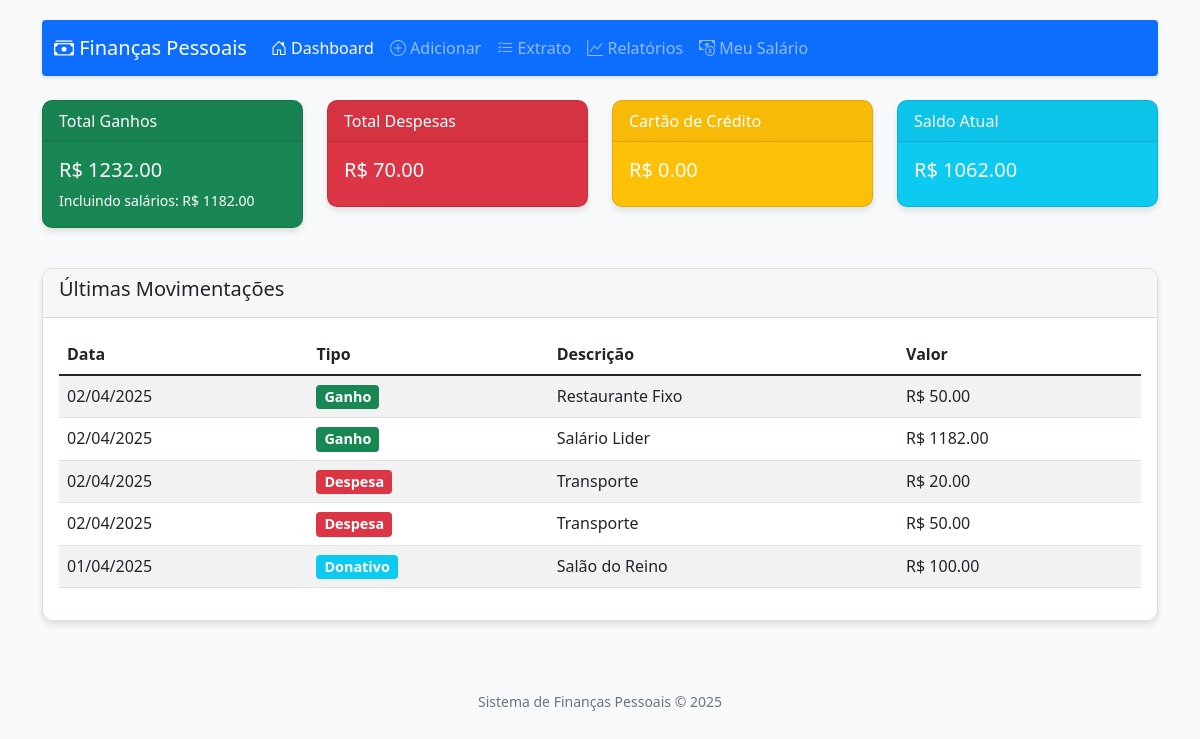
The page / on the database its author committed.
### app.py (models this page shows)
class Ganho(db.Model):
    id = db.Column(db.Integer, primary_key=True)
    valor = db.Column(db.Float, nullable=False)
    data = db.Column(db.Date, nullable=False)
    origem = db.Column(db.String(50), nullable=False)
    ativo = db.Column(db.Boolean, default=True, nullable=False)
    descricao = db.Column(db.String(200))

class Despesa(db.Model):
    id = db.Column(db.Integer, primary_key=True)
    valor = db.Column(db.Float, nullable=False)
    data = db.Column(db.Date, nullable=False)
    categoria = db.Column(db.String(50), nullable=False)
    ativo = db.Column(db.Boolean, default=True, nullable=False)
    descricao = db.Column(db.String(200))

class Donativo(db.Model):
    id = db.Column(db.Integer, primary_key=True)
    valor = db.Column(db.Float, nullable=False)
    data = db.Column(db.Date, nullable=False)
    instituicao = db.Column(db.String(100), nullable=False)
    ativo = db.Column(db.Boolean, default=True, nullable=False)
    descricao = db.Column(db.String(200))

### app.py (the view)
@app.route('/')
def dashboard():
    try:
        totals = {
            'ganhos': db.session.query(func.sum(Ganho.valor)).filter(Ganho.ativo == True).scalar() or 0,
            'salarios': db.session.query(func.sum(Ganho.valor)).filter(
                Ganho.ativo == True,
                Ganho.origem.like('Salário%')
            ).scalar() or 0,
            'despesas': db.session.query(func.sum(Despesa.valor)).filter(Despesa.ativo == True).scalar() or 0,
            'cartao': db.session.query(func.sum(CartaoCredito.valor)).filter(CartaoCredito.ativo == True).scalar() or 0,
            'donativos': db.session.query(func.sum(Donativo.valor)).filter(Donativo.ativo == True).scalar() or 0
        }
        totals['saldo'] = totals['ganhos'] - totals['despesas'] - totals['cartao'] - totals['donativos']
        transactions = []
        for model in [Ganho, Despesa, CartaoCredito, Donativo]:
            transactions.extend(db.session.query(model).filter(model.ativo == True).order_by(model.data.desc()).limit(5).all())
        transactions.sort(key=lambda x: x.data, reverse=True)
        salaries = Salario.query.filter_by(ativo=True).all()
        return render_template('dashboard.html',
                            total_ganhos=totals['ganhos'],
                            total_salarios=totals['salarios'],
                            total_despesas=totals['despesas'],
                            total_cartao=totals['cartao'],
                            total_donativos=totals['donativos'],
                            saldo=totals['saldo'],
                            movimentacoes=transactions[:5],
                            salarios=salaries,
                            now=datetime.now())
    except Exception as e:
        flash(f'Erro ao carregar dashboard: {str(e)}', 'danger')
        return render_template('dashboard.html',
                            total_ganhos=0,
                            total_salarios=0,
                            total_despesas=0,
                            total_cartao=0,
                            total_donativos=0,
                            saldo=0,
                            movimentacoes=[],
                            salarios=[],
                            now=datetime.now())

### templates/dashboard.html
{% extends "base.html" %}
{% block content %}
<div class="row">
    <div class="col-md-3">
        <div class="card text-white bg-success mb-3">
            <div class="card-header">Total Ganhos</div>
            <div class="card-body">
                <h5 class="card-title">R$ {{ "%.2f"|format(total_ganhos) }}</h5>
                <p class="card-text small">Incluindo salários: R$ {{ "%.2f"|format(total_salarios) }}</p>
            </div>
        </div>
    </div>
    <div class="col-md-3">
        <div class="card text-white bg-danger mb-3">
            <div class="card-header">Total Despesas</div>
            <div class="card-body">
                <h5 class="card-title">R$ {{ "%.2f"|format(total_despesas) }}</h5>
            </div>
        </div>
    </div>
    <div class="col-md-3">
        <div class="card text-white bg-warning mb-3">
            <div class="card-header">Cartão de Crédito</div>
            <div class="card-body">
                <h5 class="card-title">R$ {{ "%.2f"|format(total_cartao) }}</h5>
            </div>
        </div>
    </div>
    <div class="col-md-3">
        <div class="card text-white bg-info mb-3">
            <div class="card-header">Saldo Atual</div>
            <div class="card-body">
                <h5 class="card-title">R$ {{ "%.2f"|format(saldo) }}</h5>
            </div>
        </div>
    </div>
</div>
<div class="row mt-4">
    <div class="col-md-12">
        <div class="card">
            <div class="card-header">
                <h5>Últimas Movimentações</h5>
            </div>
            <div class="card-body">
                <table class="table table-striped">
                    <thead>
                        <tr>
                            <th>Data</th>
                            <th>Tipo</th>
                            <th>Descrição</th>
                            <th>Valor</th>
                        </tr>
                    </thead>
                    <tbody>
                        {% for mov in movimentacoes %}
                        <tr>
                            <td>{{ mov.data.strftime('%d/%m/%Y') }}</td>
                            <td>
                                {% if mov.__class__.__name__ == 'Ganho' %}
                                    <span class="badge bg-success">Ganho</span>
                                {% elif mov.__class__.__name__ == 'Despesa' %}
                                    <span class="badge bg-danger">Despesa</span>
                                {% elif mov.__class__.__name__ == 'CartaoCredito' %}
                                    <span class="badge bg-warning">Cartão</span>
                                {% else %}
                                    <span class="badge bg-info">Donativo</span>
                                {% endif %}
                            </td>
                            <td>
                                {% if mov.__class__.__name__ == 'Ganho' %}
                                    {{ mov.origem }}
                                {% elif mov.__class__.__name__ == 'Despesa' %}
                                    {{ mov.categoria }}
                                {% elif mov.__class__.__name__ == 'CartaoCredito' %}
                                    {{ mov.parcela }}
                                {% else %}
                                    {{ mov.instituicao }}
                                {% endif %}
                            </td>
                            <td>R$ {{ "%.2f"|format(mov.valor) }}</td>
                        </tr>
                        {% endfor %}
                    </tbody>
                </table>
            </div>
        </div>
    </div>
</div>
{% endblock %}

### templates/base.html (shortened to what this page needs)
<!DOCTYPE html>
<html lang="pt-BR">
<head>
    <link href="https://cdn.jsdelivr.net/npm/bootstrap@5.1.3/dist/css/bootstrap.min.css" rel="stylesheet">
    <link href="https://cdn.jsdelivr.net/npm/bootstrap-icons@1.8.0/font/bootstrap-icons.css" rel="stylesheet">
</head>
<body>
    <div class="container">
        <nav class="navbar navbar-expand-lg navbar-dark bg-primary rounded mb-4">
            <div class="container-fluid">
                <a class="navbar-brand" href="{{ url_for('dashboard') }}">
                    <i class="bi bi-cash-stack"></i> Finanças Pessoais
                </a>
                <div class="collapse navbar-collapse" id="navbarNav">
                    <ul class="navbar-nav">
                        <li class="nav-item">
                            <a class="nav-link {% if request.endpoint == 'dashboard' %}active{% endif %}" href="{{ url_for('dashboard') }}">
                                <i class="bi bi-house-door"></i> Dashboard
                            </a>
                        </li>
                        <li class="nav-item">
                            <a class="nav-link {% if request.endpoint == 'adicionar_movimentacao' %}active{% endif %}" href="{{ url_for('adicionar_movimentacao') }}">
                                <i class="bi bi-plus-circle"></i> Adicionar
                            </a>
                        </li>
                        <li class="nav-item">
                            <a class="nav-link {% if request.endpoint == 'extrato' %}active{% endif %}" href="{{ url_for('extrato') }}">
                                <i class="bi bi-list-check"></i> Extrato
                            </a>
                        </li>
                        <li class="nav-item">
                            <a class="nav-link {% if request.endpoint == 'relatorios' or request.endpoint == 'relatorio_mensal' or request.endpoint == 'relatorio_anual' %}active{% endif %}" href="{{ url_for('relatorios') }}">
                                <i class="bi bi-graph-up"></i> Relatórios
                            </a>
                        </li>
                        <li class="nav-item">
                            <a class="nav-link {% if request.endpoint == 'gerenciar_salario' %}active{% endif %}" href="{{ url_for('gerenciar_salario') }}">
                                <i class="bi bi-cash-coin"></i> Meu Salário
                            </a>
                        </li>
                    </ul>
                </div>
            </div>
        </nav>
        {% block content %}{% endblock %}
    </div>
    <footer class="mt-5 mb-3 text-center text-muted">
        <small>Sistema de Finanças Pessoais &copy; {{ now.year if now else datetime.now().year }}</small>
    </footer>
</body>
</html>

### templates/base.html (style rules this page uses)
body { padding-top: 20px; background-color: #f8f9fa; }
.card { margin-bottom: 20px; box-shadow: 0 4px 6px rgba(0, 0, 0, 0.1); border-radius: 10px; }
.card-header { border-radius: 10px 10px 0 0 !important; }
.badge { font-size: 0.9em; padding: 5px 8px; }
.navbar { box-shadow: 0 2px 4px rgba(0, 0, 0, 0.1); }

### rows shown on the page
Ganho: data "02/04/2025", shows "Ganho", origem "Restaurante Fixo", valor "50.00"
Ganho: data "02/04/2025", shows "Ganho", origem "Salário Lider", valor "1182.00"
Despesa: data "02/04/2025", shows "Despesa", categoria "Transporte", valor "20.00"
Despesa: data "02/04/2025", shows "Despesa", categoria "Transporte", valor "50.00"
Donativo: data "01/04/2025", shows "Donativo", instituicao "Salão do Reino", valor "100.00"

### other values the page prints
{{ "%.2f"|format(total_ganhos) }} "1232.00"
{{ "%.2f"|format(total_salarios) }} "1182.00"
{{ "%.2f"|format(total_despesas) }} "70.00"
{{ "%.2f"|format(total_cartao) }} "0.00"
{{ "%.2f"|format(saldo) }} "1062.00"
